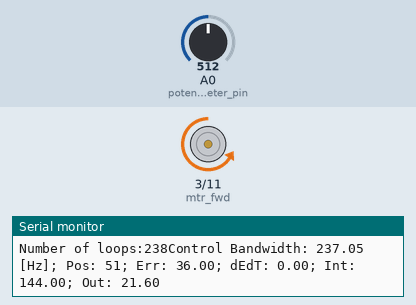
This sketch was run on a simulated Arduino Uno, built with avr-gcc and run on an emulated ATmega328P. On the bench: motor-driver pin pairs drawn as motors (green arrow = first pin HIGH = forward, orange = second pin HIGH = backward, longer = more drive), the last lines printed to the serial monitor. The inputs (shaded band) are chosen by the test bench; at power-on: A0 (potentiometer_pin) = 512.

Above: at 1.2 s.
1.3 s: A0 (potentiometer_pin) set to 716
At 4.16 s:
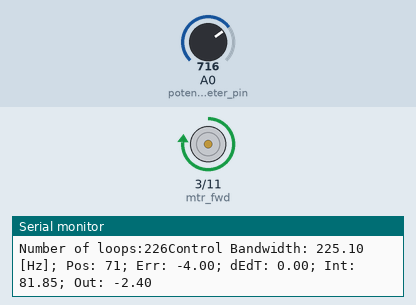
4.3 s: A0 (potentiometer_pin) set to 900
At 4.8 s:
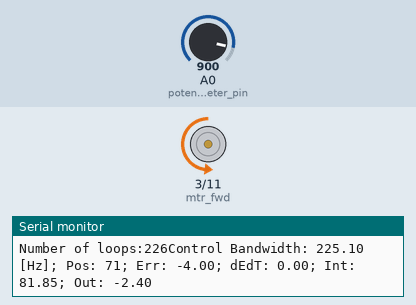
At 6.3 s:
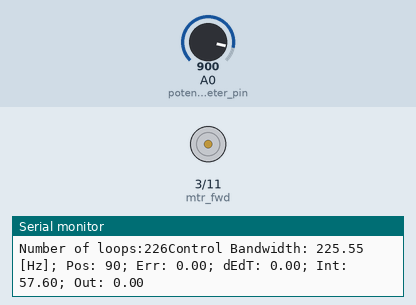
7.3 s: A0 (potentiometer_pin) set to 881
10.3 s: A0 (potentiometer_pin) set to 511
Timing chart, 0 to 17.3 s (numbered marks = the images above; inputs shaded):
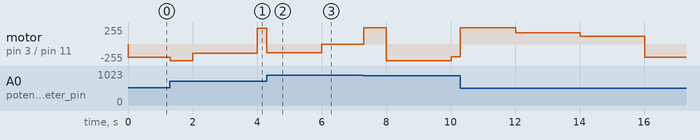

The sketch:

Lab2-HackedServo.ino
```cpp
// Proto code for PID controller LAB
// Original code by Kenny Breuer, Feb 2017
// Updates by Lauren Ho, March 2019

#define NINT 100            // number of samples to keep for integral control
#define REPORT_TIME 1000    // time btwn serial port reporting time (ms)
#define FLIP_TIME 2000      // time btwn flipping btwn setpoints
#define DELAY_TIME 3      // bandwidth of cntrl loop, controls the delay in loop(), smaller is better

//Note: negative error when less than desired position 0-1023
int SET_A = 15; // first desired position (setpoint A)
int SET_B = 54; // second desired position (setpoint B)
int SET_C = 75; // third desired position (setpoint C)
int SET_D = 90; // fourth desired position (setpoint D)

float p_gain = 0.6; // better performance, but makes overshoot .3, 0.006
float d_gain = 0.5; // control overshoot .1, 0.00001
float i_gain = 0.0; // drift error decrease, stabilize the loop .1, 0.084

float error_history[NINT];
int ierr = 0;             // index of the most current position in the history buff
int iloop = 0;            // count no. of control loops
int setpoint = SET_A;     // init setpoint

unsigned long curr_time;
unsigned long old_time;
unsigned long dT;
unsigned long t_flip;
unsigned long t_report;
float error = 0.0;
float old_error = 0.0;
int n_report = 0;

//
int mtr_fwd = 3;
int mtr_bwd = 11;
int potentiometer_pin = A0;
//
//int mtr_fwd = 5;
//int mtr_bwd = 6;
//int potentiometer_pin = A1;
//////
//int mtr_fwd = 9;
//int mtr_bwd = 10;
//int potentiometer_pin = A2;

int output_low = -30;
int output_high = 30;
float motor_stop = 0.75;

void setup() {
  Serial.begin(9600);
  //init the error to 0
  for (int i = 0; i < NINT; i++) {
    error_history[i] = 0;
  }

  //init the time
  curr_time = millis();
  t_flip = curr_time;
  t_report = curr_time;

  //init the motor pins
  pinMode(mtr_fwd, OUTPUT);
  pinMode(mtr_bwd, OUTPUT);
  digitalWrite(mtr_fwd, LOW);
  digitalWrite(mtr_bwd, LOW);
}

void loop() {
  iloop++;  // increase loop counter value

  old_time = curr_time;
  curr_time = millis();
  dT = curr_time - old_time;  //time loop started-time from previous loop

  // cycle though th setpoints based on the flip time
  if (curr_time - t_flip > FLIP_TIME) {
    t_flip = curr_time;
    if (setpoint == SET_A) {
      setpoint = SET_B;
    } else if (setpoint == SET_B) {
      setpoint = SET_C;
    } else if (setpoint == SET_C) {
      setpoint = SET_D;
    } else {
      setpoint = SET_A;
    }
  }

  // update the position and the error
  int pos = analogRead(potentiometer_pin);
  pos = pos / 10; //take pos/10 to decrease the mapping error
  old_error = error;
  error = pos - setpoint;
  error_history[ierr] = error;
  ierr++;
  ierr = ierr % NINT;

  // update the error integral
  float error_int = 0;
  for (int i = 0; i < NINT; i++) {
    error_int += error_history[i];
  }
  error_int *= (float) dT / NINT;
  float dEdT = (float) (error - old_error) / dT;

  float output = p_gain * error + d_gain * dEdT + i_gain * error_int;
  output = constrain(output, output_low, output_high);
  if (output < -motor_stop) {
    // mtr_fwd
    int val = map(output, output_low, 0, 80, 250); //May need to change with weight
    analogWrite(mtr_fwd, val);
    analogWrite(mtr_bwd, LOW);
  } else if (output > motor_stop) {
    // mtr_bwd
    int val = map(output, 0, output_high, 80, 250); //May need to change with weight
    analogWrite(mtr_fwd, LOW);
    analogWrite(mtr_bwd, val);
  } else {
    // output is in a reasonable range, stop the engine
    analogWrite(mtr_fwd, LOW);
    analogWrite(mtr_bwd, LOW);
  }

  delay(DELAY_TIME); //this delay controls the bandwidth of the controller

  // Update to serial port only once in a while since it will cause slow down
  if (curr_time - t_report > REPORT_TIME) {
    Serial.print("Number of loops:"); Serial.print(iloop - n_report);
    Serial.print("Control Bandwidth: "); Serial.print(1000.0 * (iloop - n_report) / (curr_time - t_report));
    Serial.print(" [Hz]; Pos: "); Serial.print(pos);
    Serial.print("; Err: ");      Serial.print(error);
    Serial.print("; dEdT: ");     Serial.print(dEdT);
    Serial.print("; Int: ");      Serial.print(error_int);
    Serial.print("; Out: ");      Serial.println(output);
    t_report = curr_time;
    n_report = iloop;
  }
}
```

Measured:
- after the input at 4.3 s, motor on pin 3 (mtr_fwd) / pin 11 (mtr_bwd): forward 238/255 → backward 131/255 at once, → stopped 1.7 s later
